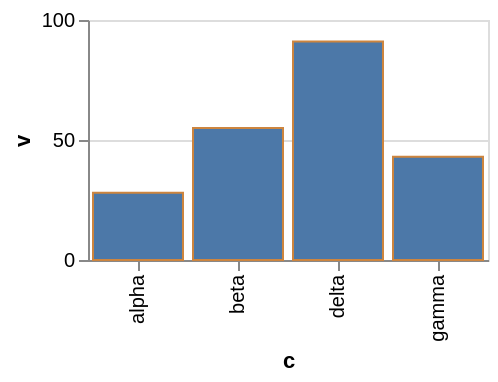

Describe this chart as a Vega-Lite specification.
### Vega-Lite specification from a JSON file in a GitHub repository (floating-point values rounded to 4 significant figures)
{"$schema": "https://vega.github.io/schema/vega-lite/v6.json", "width": 200, "height": 120, "data": {"values": [{"c": "alpha", "v": 28, "w": 3, "t": "2024-01-07"}, {"c": "beta", "v": 55, "w": 7, "t": "2024-03-19"}, {"c": "gamma", "v": 43, "w": 5, "t": "2024-06-02"}, {"c": "delta", "v": 91, "w": 9, "t": "2024-09-11"}]}, "mark": "bar", "encoding": {"x": {"field": "c", "type": "nominal"}, "y": {"field": "v", "type": "quantitative"}}, "config": {"bar": {"stroke": "peru"}}}
